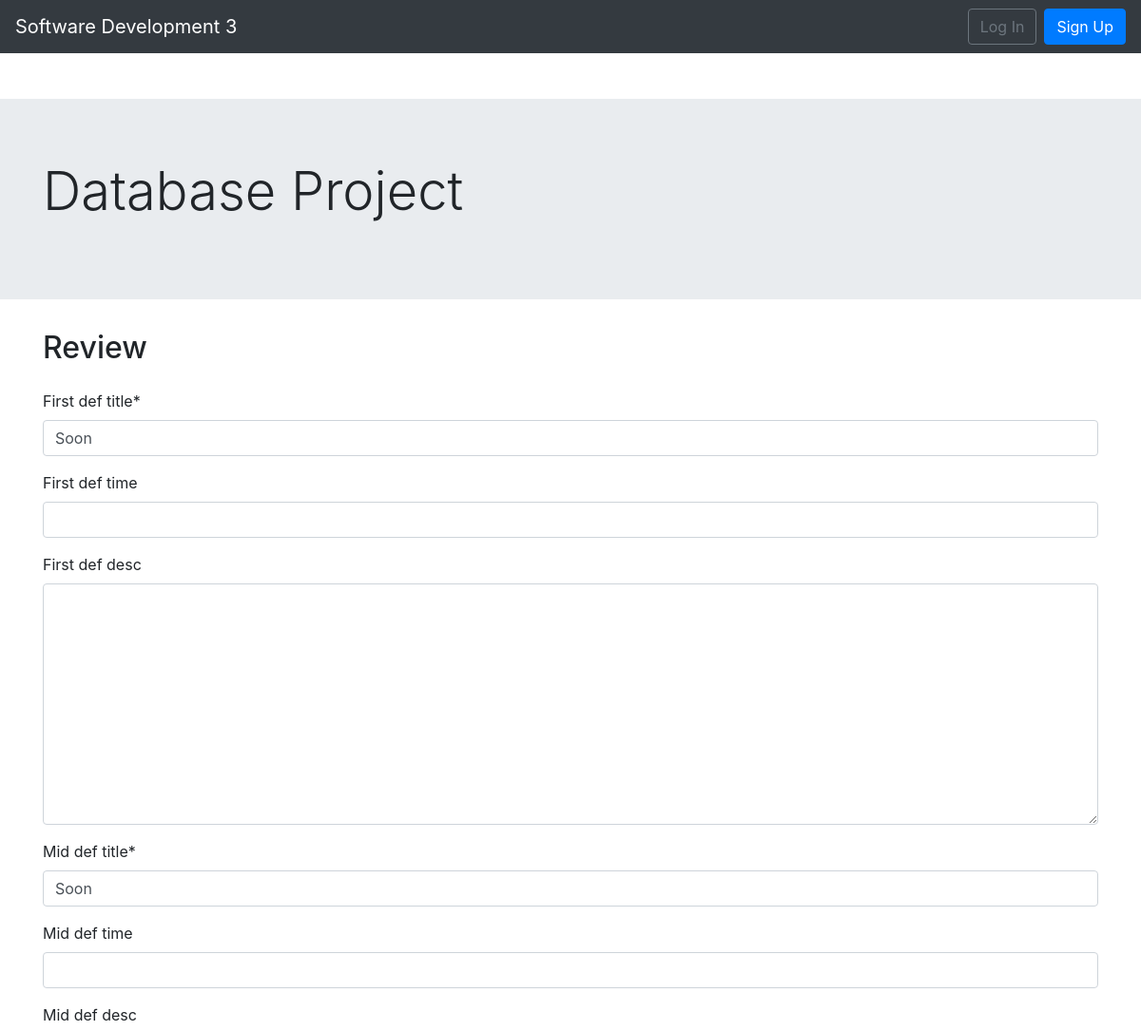
The app's page /teacher/review/5 (upper part), older data.
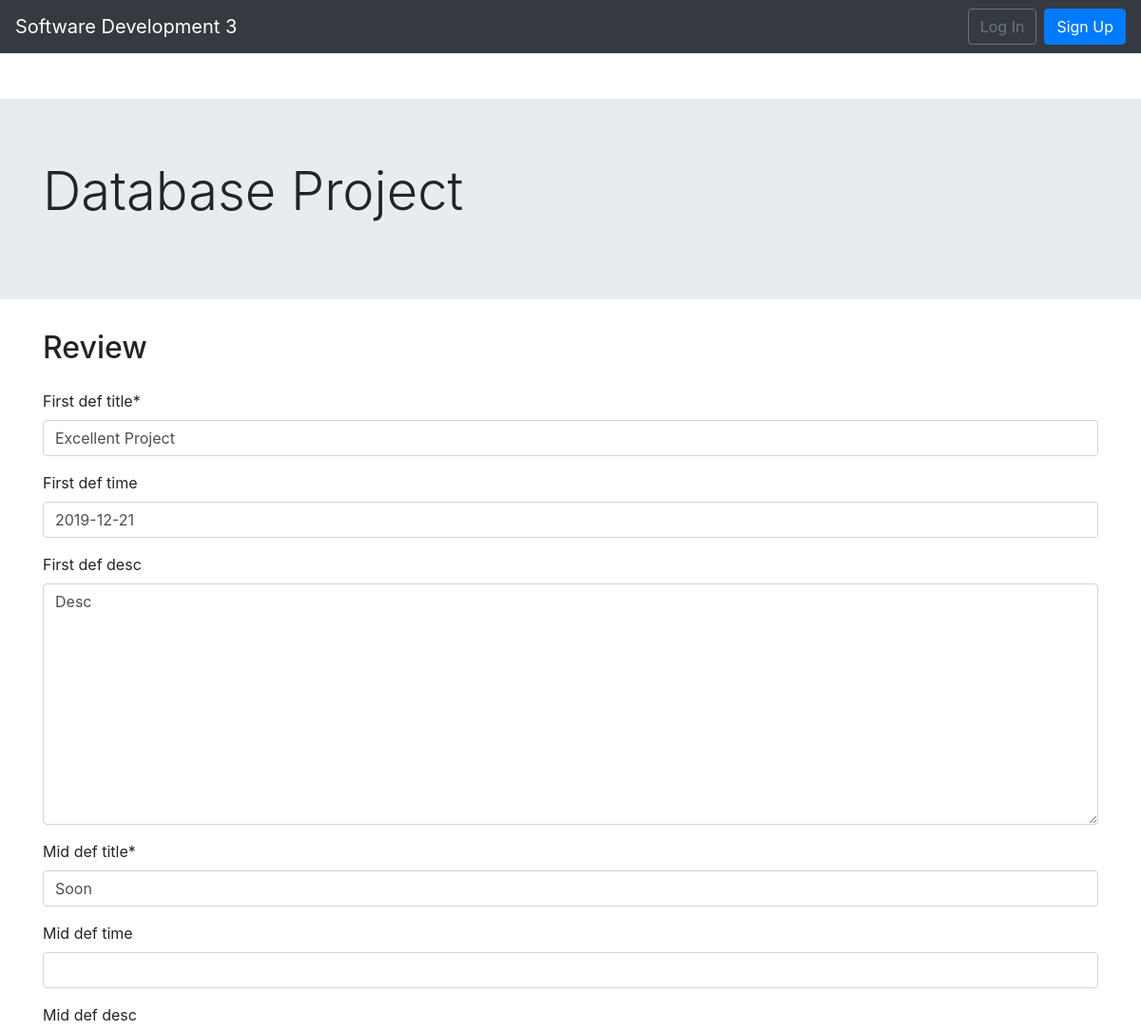
The same page, newer data.
### home/models.py (models this page shows, shortened)
class ProjectModel(models.Model):
    student_key = models.OneToOneField(
        'auth.user',
        on_delete=models.CASCADE,
        primary_key=True,
    )
    title = models.CharField(max_length=255)
    subtitle = models.CharField(max_length=255, null=True)
    teacher = models.CharField(
        max_length=255,
        default="",
        null=True,
        blank=True
    )
    description = models.TextField()
    first_def_title = models.CharField(max_length=255, default="Soon")
    first_def_time = models.DateField(null=True, blank=True)
    first_def_desc = models.TextField(default="", null=True, blank=True)
    mid_def_title = models.CharField(max_length=255, default="Soon")
    mid_def_time = models.DateField(null=True, blank=True)
    mid_def_desc = models.TextField(default="", null=True, blank=True)
    final_def_title = models.CharField(max_length=255, default="Soon")
    final_def_time = models.DateField(null=True, blank=True)
    final_def_desc = models.TextField(default="", null=True, blank=True)

### home/views.py (the view)
class TeacherReviewView(UpdateView):
    model = ProjectModel
    context_object_name = 'project'
    fields = ('first_def_title', 'first_def_time', 'first_def_desc', 'mid_def_title',
              'mid_def_time', 'mid_def_desc', 'final_def_title', 'final_def_time', 'final_def_desc',)
    template_name = 'teacher/teacher_review.html'

### templates/teacher/teacher_review.html (shortened to what this page needs)
{% extends 'base.html' %}
{% load crispy_forms_tags %}
{% block content %}
<div class="jumbotron jumbotron-fluid">
    <div class="container">
        <h1 class="display-4">{{ project.title }}</h1>
    </div>
</div>
<div class="container">
    <h2 class="mt-4 mb-4">Review</h2>
    <form action="" method="post">
        {{ form|crispy }}
    </form>
</div>
{% endblock content %}

Row changes from the older to the newer data that the page shows:
changed ProjectModel "Database Project": first_def_title "Soon" → "Excellent Project"; first_def_time (not shown) → "2019-12-21"; first_def_desc (not shown) → "Desc"
